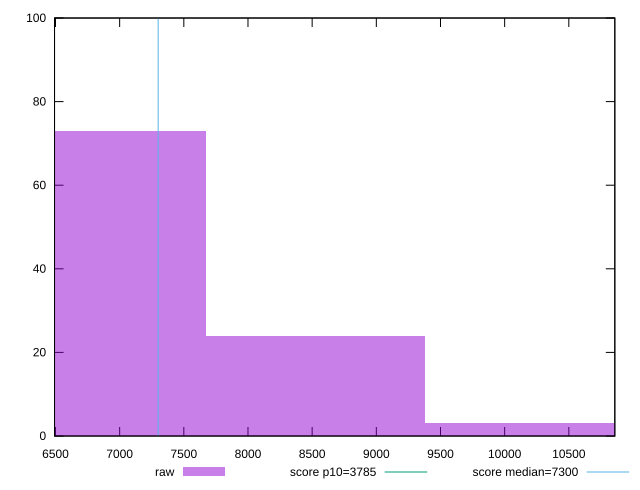

Recreate this plot in gnuplot.
reset

$raw <<EOF
8526.039022761368 24
6820.831218209095 73
10231.246827313642 3
EOF

set key outside below
set boxwidth 1705.2078045522737
set xrange [6492.571500000001:10858.442]
set yrange [0:100]
set trange [0:100]
set style fill transparent solid 0.5 noborder

set parametric
set terminal svg size 640, 490 enhanced background rgb 'white'
set output "report_00013_2021-02-09T12-04-24.940Z/interactive/samples/pages+cached+noadtech/raw/histogram.svg"

plot $raw title "raw" with boxes, \
     3785,t title "score p10=3785", \
     7300,t title "score median=7300"

reset
